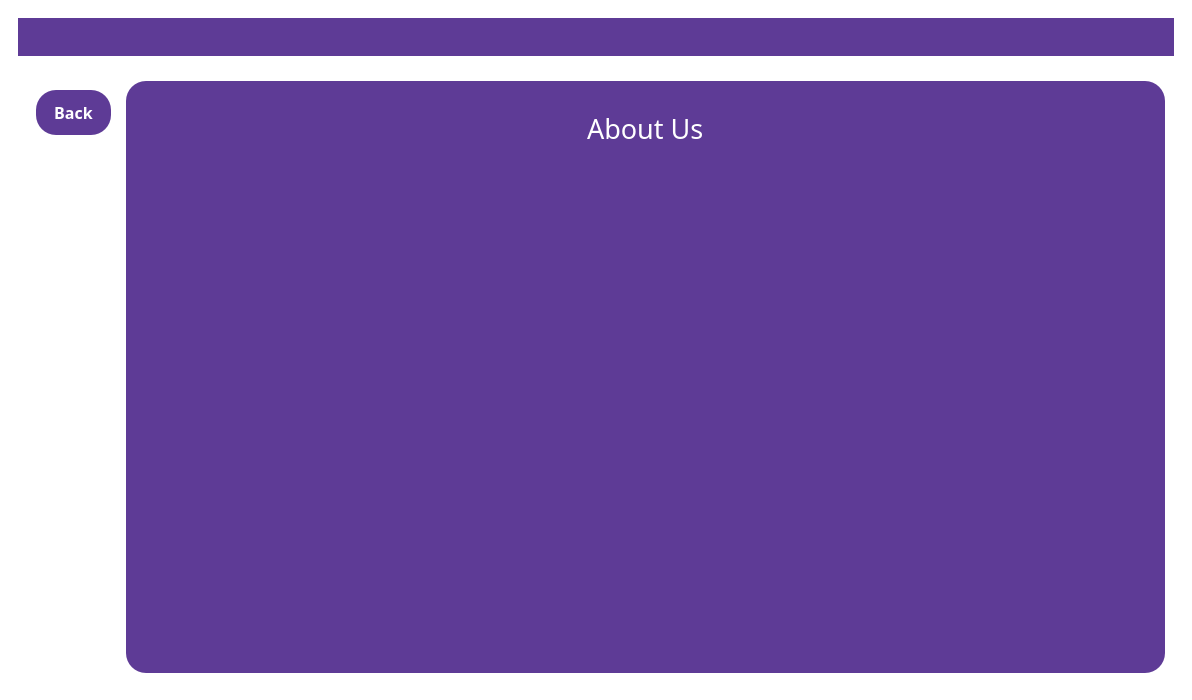
<?xml version="1.0" encoding="UTF-8"?>
<ui version="4.0">
 <class>MainWindow</class>
 <widget class="QMainWindow" name="MainWindow">
  <property name="geometry">
   <rect>
    <x>0</x>
    <y>0</y>
    <width>1192</width>
    <height>700</height>
   </rect>
  </property>
  <property name="windowTitle">
   <string>MainWindow</string>
  </property>
  <property name="styleSheet">
   <string notr="true">QMainWindow
{
background:white;
}</string>
  </property>
  <widget class="QWidget" name="centralwidget">
   <property name="styleSheet">
    <string notr="true">QWidget
{
background: white;
}</string>
   </property>
   <layout class="QVBoxLayout" name="verticalLayout">
    <item>
     <widget class="QWidget" name="widget" native="true">
      <layout class="QVBoxLayout" name="verticalLayout_2">
       <item>
        <widget class="QWidget" name="widget_2" native="true">
         <property name="maximumSize">
          <size>
           <width>16777215</width>
           <height>121</height>
          </size>
         </property>
         <property name="styleSheet">
          <string notr="true">QWidget
{
background-color:#5e3b96;
}</string>
         </property>
         <layout class="QHBoxLayout" name="horizontalLayout">
          <item>
           <spacer name="horizontalSpacer">
            <property name="orientation">
             <enum>Qt::Orientation::Horizontal</enum>
            </property>
            <property name="sizeHint" stdset="0">
             <size>
              <width>40</width>
              <height>20</height>
             </size>
            </property>
           </spacer>
          </item>
          <item>
           <widget class="QLabel" name="label">
            <property name="sizePolicy">
             <sizepolicy hsizetype="Maximum" vsizetype="Maximum">
              <horstretch>0</horstretch>
              <verstretch>0</verstretch>
             </sizepolicy>
            </property>
            <property name="maximumSize">
             <size>
              <width>421</width>
              <height>121</height>
             </size>
            </property>
            <property name="text">
             <string/>
            </property>
            <property name="pixmap">
             <pixmap>../softeng-main/logos/logog.jpg</pixmap>
            </property>
            <property name="scaledContents">
             <bool>true</bool>
            </property>
            <property name="wordWrap">
             <bool>false</bool>
            </property>
           </widget>
          </item>
          <item>
           <spacer name="horizontalSpacer_2">
            <property name="orientation">
             <enum>Qt::Orientation::Horizontal</enum>
            </property>
            <property name="sizeHint" stdset="0">
             <size>
              <width>40</width>
              <height>20</height>
             </size>
            </property>
           </spacer>
          </item>
         </layout>
        </widget>
       </item>
       <item>
        <spacer name="verticalSpacer">
         <property name="orientation">
          <enum>Qt::Orientation::Vertical</enum>
         </property>
         <property name="sizeType">
          <enum>QSizePolicy::Policy::Fixed</enum>
         </property>
         <property name="sizeHint" stdset="0">
          <size>
           <width>20</width>
           <height>10</height>
          </size>
         </property>
        </spacer>
       </item>
       <item>
        <widget class="QWidget" name="widget_3" native="true">
         <layout class="QHBoxLayout" name="horizontalLayout_2">
          <item>
           <widget class="QWidget" name="widget_4" native="true">
            <property name="sizePolicy">
             <sizepolicy hsizetype="Fixed" vsizetype="Preferred">
              <horstretch>0</horstretch>
              <verstretch>0</verstretch>
             </sizepolicy>
            </property>
            <layout class="QVBoxLayout" name="verticalLayout_3">
             <item>
              <widget class="QPushButton" name="back">
               <property name="sizePolicy">
                <sizepolicy hsizetype="Fixed" vsizetype="Fixed">
                 <horstretch>0</horstretch>
                 <verstretch>0</verstretch>
                </sizepolicy>
               </property>
               <property name="minimumSize">
                <size>
                 <width>75</width>
                 <height>45</height>
                </size>
               </property>
               <property name="maximumSize">
                <size>
                 <width>550</width>
                 <height>350</height>
                </size>
               </property>
               <property name="font">
                <font>
                 <family>Arial Black</family>
                 <pointsize>12</pointsize>
                 <bold>true</bold>
                </font>
               </property>
               <property name="styleSheet">
                <string notr="true">QPushButton
{
background-color: #5e3b96;
color:white;
 border-radius:20px;
}</string>
               </property>
               <property name="text">
                <string>Back</string>
               </property>
              </widget>
             </item>
             <item>
              <spacer name="verticalSpacer_2">
               <property name="orientation">
                <enum>Qt::Orientation::Vertical</enum>
               </property>
               <property name="sizeHint" stdset="0">
                <size>
                 <width>20</width>
                 <height>40</height>
                </size>
               </property>
              </spacer>
             </item>
            </layout>
           </widget>
          </item>
          <item>
           <widget class="QWidget" name="widget_5" native="true">
            <property name="styleSheet">
             <string notr="true">QWidget
{background-color:#5e3b96;
border-radius:20px;
}</string>
            </property>
            <layout class="QVBoxLayout" name="verticalLayout_4">
             <item>
              <widget class="QWidget" name="widget_6" native="true">
               <layout class="QVBoxLayout" name="verticalLayout_5">
                <item>
                 <widget class="QWidget" name="widget_7" native="true">
                  <property name="sizePolicy">
                   <sizepolicy hsizetype="Preferred" vsizetype="Maximum">
                    <horstretch>0</horstretch>
                    <verstretch>0</verstretch>
                   </sizepolicy>
                  </property>
                  <property name="minimumSize">
                   <size>
                    <width>0</width>
                    <height>40</height>
                   </size>
                  </property>
                  <layout class="QHBoxLayout" name="horizontalLayout_3">
                   <item>
                    <spacer name="horizontalSpacer_3">
                     <property name="orientation">
                      <enum>Qt::Orientation::Horizontal</enum>
                     </property>
                     <property name="sizeHint" stdset="0">
                      <size>
                       <width>416</width>
                       <height>20</height>
                      </size>
                     </property>
                    </spacer>
                   </item>
                   <item>
                    <widget class="QLabel" name="label_2">
                     <property name="sizePolicy">
                      <sizepolicy hsizetype="Preferred" vsizetype="Preferred">
                       <horstretch>0</horstretch>
                       <verstretch>0</verstretch>
                      </sizepolicy>
                     </property>
                     <property name="minimumSize">
                      <size>
                       <width>0</width>
                       <height>40</height>
                      </size>
                     </property>
                     <property name="font">
                      <font>
                       <family>Arial Black</family>
                       <pointsize>20</pointsize>
                      </font>
                     </property>
                     <property name="styleSheet">
                      <string notr="true">QLabel{
color:white;
}</string>
                     </property>
                     <property name="text">
                      <string>About Us</string>
                     </property>
                    </widget>
                   </item>
                   <item>
                    <spacer name="horizontalSpacer_4">
                     <property name="orientation">
                      <enum>Qt::Orientation::Horizontal</enum>
                     </property>
                     <property name="sizeHint" stdset="0">
                      <size>
                       <width>416</width>
                       <height>20</height>
                      </size>
                     </property>
                    </spacer>
                   </item>
                  </layout>
                 </widget>
                </item>
                <item>
                 <widget class="QWidget" name="widget_8" native="true"/>
                </item>
               </layout>
              </widget>
             </item>
            </layout>
           </widget>
          </item>
         </layout>
        </widget>
       </item>
      </layout>
     </widget>
    </item>
   </layout>
  </widget>
 </widget>
 <resources/>
 <connections/>
</ui>
